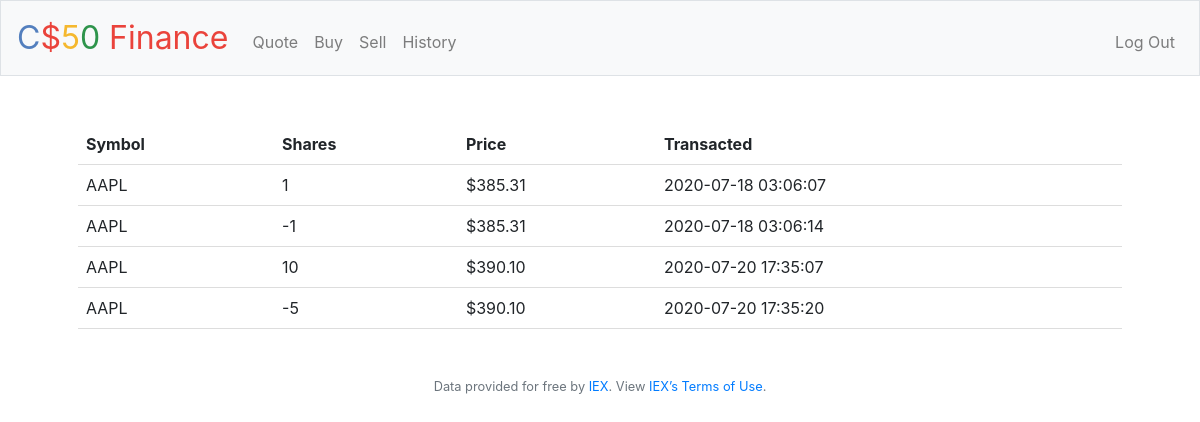
Screenshot of /history (signed in) with the database file from the repository.
### tables this page shows
CREATE TABLE 'history' (
'id' INTEGER PRIMARY KEY AUTOINCREMENT NOT NULL,
'user_id' INTEGER NOT NULL,
'stock' TEXT NOT NULL,
'share' NUMERIC NOT NULL,
'price' NUMERIC NOT NULL,
'value' NUMERIC NOT NULL,
'currentdate' DATE NOT NULL,
FOREIGN KEY('user_id') REFERENCES users('id'));

### application.py (the view)
@app.route("/history")
@login_required
def history():
    holdings = db.execute("SELECT stock, share, price, currentdate FROM history WHERE user_id=:user_id", user_id=session["user_id"])
    for item in holdings:
        item['price'] = usd(item['price'])
    return render_template("history.html", holdings=holdings)

### application.py (called while the page is built)
@app.after_request
def after_request(response):
    response.headers["Cache-Control"] = "no-cache, no-store, must-revalidate"
    response.headers["Expires"] = 0
    response.headers["Pragma"] = "no-cache"
    return response

### helpers.py (called while the page is built)
def login_required(f):
    @wraps(f)
    def decorated_function(*args, **kwargs):
        if session.get("user_id") is None:
            return redirect("/login")
        return f(*args, **kwargs)
    return decorated_function

def usd(value):
    return f"${value:,.2f}"

### templates/history.html (shortened to what this page needs)
{% extends "layout.html" %}
{% block main %}
    <div action-"/">
        <table>
            <tr>
                <th>Symbol</th>
                <th>Shares</th>
                <th>Price</th>
                <th>Transacted</th>
            </tr>
            {% for item in holdings %}
                <tr>
                    <td>{{ item['stock'] }}</td>
                    <td>{{ item['share'] }}</td>
                    <td>{{ item['price'] }}</td>
                    <td>{{ item['currentdate'] }}</td>
                </tr>
            {% endfor %}
        </table>
    </div>
{% endblock %}

### templates/layout.html (shortened to what this page needs)
<!DOCTYPE html>
<html lang="en">
    <head>
        <link href="https://maxcdn.bootstrapcdn.com/bootstrap/4.1.3/css/bootstrap.min.css" rel="stylesheet">
        <link href="/static/styles.css" rel="stylesheet">
    </head>
    <body>
        <nav class="navbar navbar-expand-md navbar-light bg-light border">
            <a class="navbar-brand" href="/"><span class="blue">C</span><span class="red">$</span><span class="yellow">5</span><span class="green">0</span> <span class="red">Finance</span></a>
            <div class="collapse navbar-collapse" id="navbar">
                {% if session.user_id %}
                    <ul class="navbar-nav mr-auto mt-2">
                        <li class="nav-item"><a class="nav-link" href="/quote">Quote</a></li>
                        <li class="nav-item"><a class="nav-link" href="/buy">Buy</a></li>
                        <li class="nav-item"><a class="nav-link" href="/sell">Sell</a></li>
                        <li class="nav-item"><a class="nav-link" href="/history">History</a></li>
                    </ul>
                    <ul class="navbar-nav ml-auto mt-2">
                        <li class="nav-item"><a class="nav-link" href="/logout">Log Out</a></li>
                    </ul>
                {% else %}
                    <ul class="navbar-nav ml-auto mt-2">
                        <li class="nav-item"><a class="nav-link" href="/register">Register</a></li>
                        <li class="nav-item"><a class="nav-link" href="/login">Log In</a></li>
                    </ul>
                {% endif %}
            </div>
        </nav>
        <main class="container p-5">
            {% block main %}{% endblock %}
        </main>
        <footer class="small text-center text-muted">
            Data provided for free by <a href="https://iextrading.com/developer">IEX</a>. View <a href="https://iextrading.com/api-exhibit-a/">IEX’s Terms of Use</a>.
        </footer>
    </body>
</html>

### static/styles.css (style rules this page uses)
nav .navbar-brand { font-size: xx-large; }
nav .navbar-brand .blue { color: #537fbe; }
nav .navbar-brand .red { color: #ea433b; }
nav .navbar-brand .yellow { color: #f5b82e; }
nav .navbar-brand .green { color: #2e944b; }
main { overflow-x: auto; text-align: center; }

### rows the page displays
history: stock "AAPL", share "1", price "$385.31", currentdate "2020-07-18 03:06:07"
history: stock "AAPL", share "-1", price "$385.31", currentdate "2020-07-18 03:06:14"
history: stock "AAPL", share "10", price "$390.10", currentdate "2020-07-20 17:35:07"
history: stock "AAPL", share "-5", price "$390.10", currentdate "2020-07-20 17:35:20"
